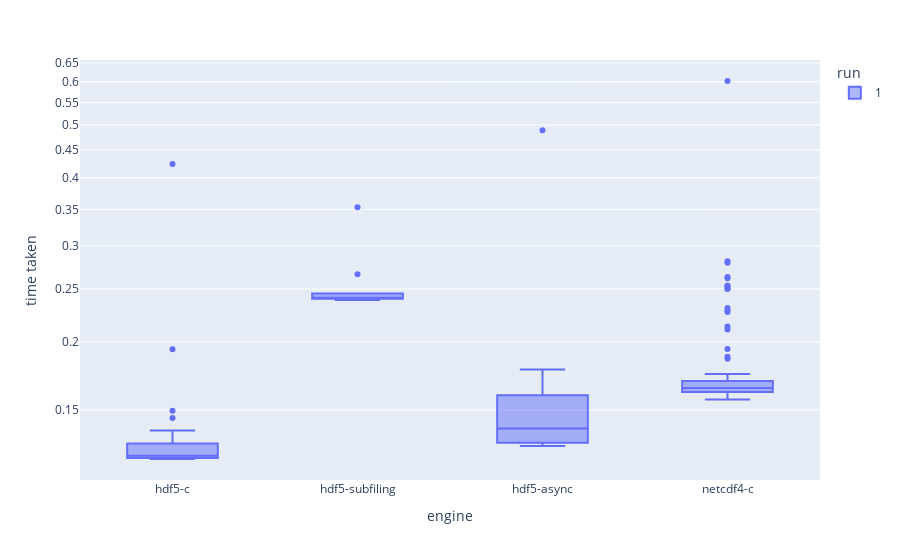

Notebook source saved alongside this figure:
### Code cell
#%%script false --no-raise-error
import pandas as pd

import plotly.express as px

df = pd.DataFrame()

tmp = pd.read_json("/home/dev/dkrz_dev/c-stuff/test_hdf5-c.json")
df_hdf5_c = tmp["hdf5-c-read"].tolist()

tmp = pd.DataFrame(data={"time taken": df_hdf5_c, "format": f"hdf5-c-134217728-134217728", "run":1, "engine": "hdf5-c"})
df = pd.concat([df, tmp], ignore_index=True) 

tmp = pd.read_json("/home/dev/dkrz_dev/c-stuff/test_hdf5_subfiling.json")
df_hdf5_subfiling = tmp["hdf5-subfiling-read"].tolist()

tmp = pd.DataFrame(data={"time taken": df_hdf5_subfiling, "format": f"hdf5-subfiling-134217728-134217728", "run":1, "engine": "hdf5-subfiling"})
df = pd.concat([df, tmp], ignore_index=True) 

tmp = pd.read_json("/home/dev/dkrz_dev/c-stuff/test_hdf5-c_async.json")
df_hdf5_async = tmp["hdf5-c-async-read"].tolist()

tmp = pd.DataFrame(data={"time taken": df_hdf5_async, "format": f"hdf5-async-134217728-134217728", "run":1, "engine": "hdf5-async"})
df = pd.concat([df, tmp], ignore_index=True) 

tmp = pd.read_json("/home/dev/dkrz_dev/c-stuff/test_netcdf4.json")
df_netcdf4_c = tmp["netcdf4-read"].tolist()

tmp = pd.DataFrame(data={"time taken": df_netcdf4_c, "format": f"netcdf4-c-134217728-134217728", "run":1, "engine": "netcdf4-c"})
df = pd.concat([df, tmp], ignore_index=True) 

fig =  fig = px.box(data_frame=df, log_y=True, x="engine", y="time taken", color="run", hover_data=["format"])
fig.show()

### Figure 1 — Plotly figure (JSON) as saved in the notebook; plotly's stock layout.template omitted (floating-point values rounded to 4 significant figures; data arrays with more than 128 entries replaced by an {"elided": "..."} marker saying what was removed)
{"data": [{"alignmentgroup": "True", "customdata": {"elided": "220x1 str values"}, "hovertemplate": "run=1<br>engine=%{x}<br>time taken=%{y}<br>format=%{customdata[0]}<extra></extra>", "legendgroup": "1", "marker": {"color": "#636efa"}, "name": "1", "notched": false, "offsetgroup": "1", "orientation": "v", "showlegend": true, "type": "box", "x": {"elided": "220 str values"}, "x0": " ", "xaxis": "x", "y": {"elided": "220 float values"}, "y0": " ", "yaxis": "y"}], "layout": {"boxmode": "group", "legend": {"title": {"text": "run"}, "tracegroupgap": 0}, "margin": {"t": 60}, "xaxis": {"anchor": "y", "domain": [0, 1], "title": {"text": "engine"}}, "yaxis": {"anchor": "x", "domain": [0, 1], "title": {"text": "time taken"}, "type": "log"}}}
